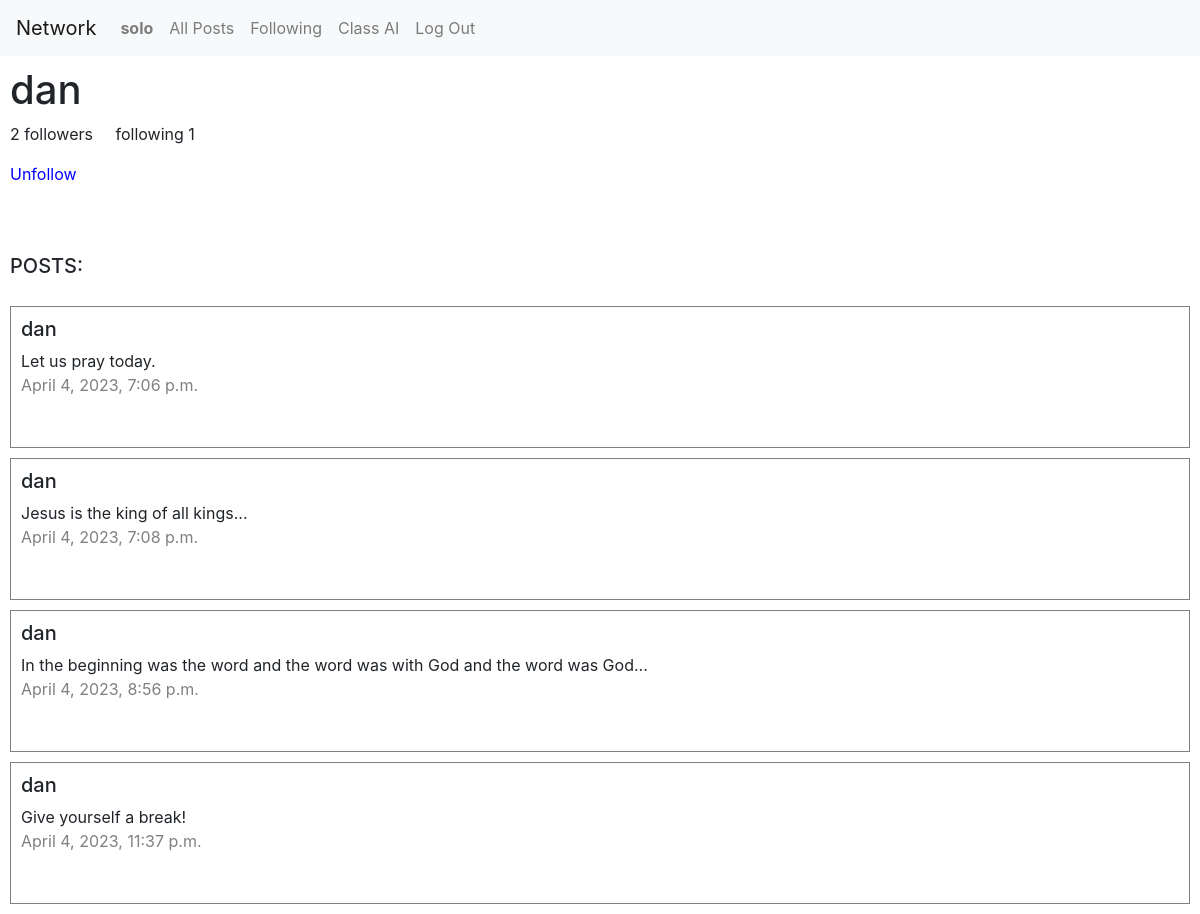
Screenshot of /unfollow/2/ (signed in) with the database file from the repository.
### network/models.py (models this page shows, shortened)
class User(AbstractUser):
    pass

class Post(models.Model):
    text = models.TextField(default='')
    user = models.ForeignKey(User, on_delete=models.CASCADE)
    created_at = models.DateTimeField(auto_now_add=True)

### network/views.py (the view)
# urls.py: path("unfollow/<int:id>/", views.unfollow, name="unfollow"),
def unfollow(request, id):
    try:
        if request.method == "POST":
            profile = User.objects.get(pk=id)
            follower = Follow.objects.filter(follower=request.user, following=profile)
            follower.delete()
            return JsonResponse({'success': True})
        else:
            profile = User.objects.get(pk=id)
            posts = Post.objects.all().filter(user=profile)
            followings = Follow.objects.all().filter(follower=request.user, following=profile).exists()
            followers = Follow.objects.all().filter(following=profile)
            following = Follow.objects.all().filter(follower=profile)
            return render(request, "network/profile.html", {"posts":posts, "profile":profile, "followings":followings, "followers":followers.count(), "following":following.count()})
    except Exception as e:
        return JsonResponse({'success': False, 'error': str(e)})

### network/templates/network/profile.html (shortened to what this page needs)
{% extends "network/layout.html" %}
{% load static %}
{% block body %}
<div id="heading-align">
    <h1>{{profile}}</h1>
    {% if user.is_authenticated %}
        <p> {{followers}} followers &nbsp;&nbsp;&nbsp; following {{following}}</p>
        {% if profile.username != user.username %}
        <div id="unfollow-div">
            <form action="{% url 'unfollow' profile.pk %}" method="post" id="unfollow">
                <input type="submit" value="Unfollow" id="unfollow-id-btn" class="follow-btn">
            </form>
        </div>
        {% endif %}
    {% endif %}
</div><br><br>
<div id="heading-align"><h5>POSTS:</h5></div>
    {% for post in posts %}
    <div id="new-posts">
        <h5>{{post.user}}</h5>
        {{post.text}}
        <p class="date">{{post.created_at}}</p><br>
    </div>
    {% endfor %}
{% endblock %}

### network/templates/network/layout.html (shortened to what this page needs)
{% load static %}
<!DOCTYPE html>
<html lang="en">
    <head>
        <link rel="stylesheet" href="https://stackpath.bootstrapcdn.com/bootstrap/4.4.1/css/bootstrap.min.css">
        <link href="{% static 'network/styles.css' %}" rel="stylesheet">
    </head>
    <body>
        <nav class="navbar navbar-expand-lg navbar-light bg-light">
            <a class="navbar-brand" href="#">Network</a>
            <div>
              <ul class="navbar-nav mr-auto">
                {% if user.is_authenticated %}
                    <li class="nav-item">
                        <a class="nav-link" href="{% url 'profile' user.pk %}"><strong>{{ user.username }}</strong></a>
                    </li>
                {% endif %}
                <li class="nav-item">
                  <a class="nav-link" href="{% url 'index' %}">All Posts</a>
                </li>
                {% if user.is_authenticated %}
                    <li class="nav-item">
                        <a class="nav-link" href="{% url 'following' %}">Following</a>
                    </li>
                    <li class="nav-item">
                        <a class="nav-link" href="{% url 'class_ai' %}">Class AI</a>
                    </li>
                    <li class="nav-item">
                        <a class="nav-link" href="{% url 'logout' %}">Log Out</a>
                    </li>
                {% endif %}
              </ul>
            </div>
          </nav>
        <div class="body">
            {% block body %}
            {% endblock %}
        </div>
    </body>
</html>

### network/static/network/styles.css (style rules this page uses)
#new-posts { padding :10px; margin: 10px; border: 1px solid grey; }
.date { color: grey; }
#heading-align { padding: 10px; }
.follow-btn { background-color: transparent; border: none; color: blue; cursor: pointer; padding: 0; font-size: inherit; }

### rows the page displays
User: username "solo"
User: username "dan"
Post: user "dan", text "Let us pray today.", created_at "April 4, 2023, 7:06 p.m."
Post: user "dan", text "Jesus is the king of all kings...", created_at "April 4, 2023, 7:08 p.m."
Post: user "dan", text "In the beginning was the word and the word was with God and the word was God...", created_at "April 4, 2023, 8:56 p.m."
Post: user "dan", text "Give yourself a break!", created_at "April 4, 2023, 11:37 p.m."

### other values shown
{{ followers }} "2"
{{ following }} "1"
